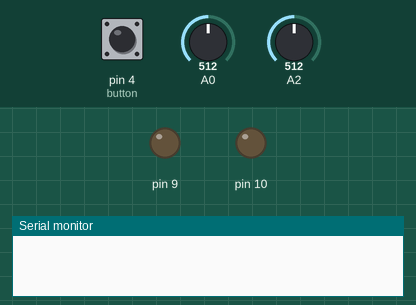
Simulated run of this sketch. Board: Arduino Uno, built with avr-gcc and run on an emulated ATmega328P. Parts: output pins drawn as LEDs (lit = HIGH), the last lines printed to the serial monitor. The inputs (shaded band) are chosen by the test bench; at power-on: pin 4 (button) LOW, A0 = 512, A2 = 512.

Above: at 1.2 s.
1.3 s: pin 4 (button) pulled HIGH for 0.15 s
At 1.9 s:
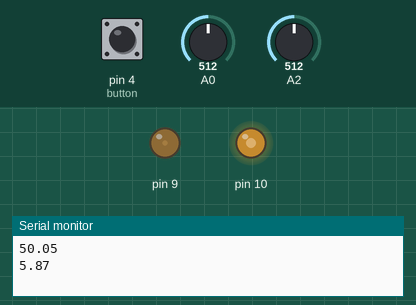
Timing chart, 0 to 4.3 s (numbered marks = the images above; inputs shaded):
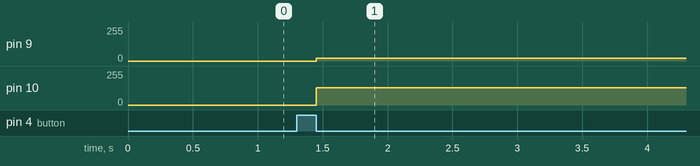

Measured:
- after the input at 1.3 s, pin 9: 0/255 → 21/255 after 0.15 s; pin 10: 0/255 → 128/255 after 0.15 s

The sketch:

sketch_mar08a.ino
```cpp
// Duty Cycle in terms of a percentage.
unsigned long plus;
// Value read from A1, in case plus mode is activated
float xxx;
// Float numbers to calculate duty for PWM 1 and PWM 2
float yyy;
// pin for button
int button=4;

unsigned long pwm1;
// Value read from A0 and A2 to give PWM duty cycle output in terms // of 0-5V
unsigned long pwm2;

void setup(){

  Serial.begin(9600);
  pinMode(button, INPUT);
  pinMode(9, OUTPUT);
  pinMode(10, OUTPUT);

  TCCR1A = _BV(COM1A1) | _BV(COM1B1) ; // phase and frequency correct mode. NON-inverted mode
  // TCCR1A = _BV(COM1A1) | _BV(COM1B1) | _BV(COM1A0) | _BV(COM1B0) ;
  //phase/frequency correct mode. SELECT THIS FOR INVERTED OUTPUTS.
  TCCR1B = _BV(WGM13) | _BV(CS11);
  // Select mode 8 and select divide by 8 on main clock.
}


void loop(){
  // Program that lets different values on A3 choose different values of frequency, e.g. 100,200,400,500,1k,2k,3k,4k,10k,
  //etc in relation with a free input.
  //if (analogRead(A3) <100) ICR1 = 10000; // 100Hz - Default value to 100Hz for A3 = 0V
  //if (analogRead(A3) <200 && analogRead(A3) > 100) ICR1 = 5000; // 200Hz
  //if (analogRead(A3) <300 && analogRead(A3) > 200) ICR1 = 2500; // 400Hz
  //if (analogRead(A3) <400 && analogRead(A3) > 300) ICR1 = 1000; // 1000Hz
  //if (analogRead(A3) <500 && analogRead(A3) > 400) ICR1 = 500; // 2000Hz
  //if (analogRead(A3) <600 && analogRead(A3) > 500) ICR1 = 333; // 3000Hz
  //if (analogRead(A3) <700 && analogRead(A3) > 600) ICR1 = 250; // 4000Hz
  //if (analogRead(A3) <800 && analogRead(A3) > 700) ICR1 = 100; // 10000Hz
  //if (analogRead(A3) > 800) ICR1 = 1000; // Default value to 1kHz for A3 = 5V
  ICR1 = 60; // for ICR1 = 1000, frequency = 1kHz.
  pwm1 = analogRead(A2); // read duty from A2 for PWM 2
  pwm2 = analogRead(A0); // read duty from A0 for PWM 1
  xxx = float(pwm2);
  // Turn read values from the POTs to float for mathematical
  // adjustment.
  //yyy = float(pwm1);
  //xxx=512;
  xxx = xxx * ICR1;
  // Multiply with ICR1 and divide by 1023 to give required percentage
  yyy=100;
  yyy = yyy * ICR1;
  xxx = xxx / 1023;
  yyy = yyy / 1023;

  if(digitalRead(button)==HIGH) {
    while(digitalRead(button)==HIGH){};
    Serial.println(xxx/ICR1*100);
    Serial.println(yyy);
    //Assign values to OCR Registers, which output the PWM duty cycle.
    OCR1B = int(xxx);
    OCR1A = int(yyy);
  }
}
```
